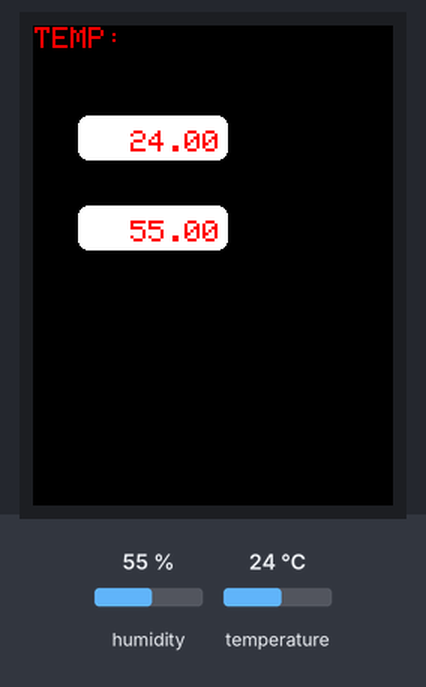
A sketch run on a simulated Arduino Uno, built with avr-gcc and run on an emulated ATmega328P. On the bench: 240×320 colour display. The inputs (shaded band) are chosen by the test bench; at power-on: humidity 55 %, temperature 24 °C. What the sketch prints to the serial monitor is not drawn.

Above: at 1.4 s.
1.5 s: humidity set to 22 %
At 4.1 s:
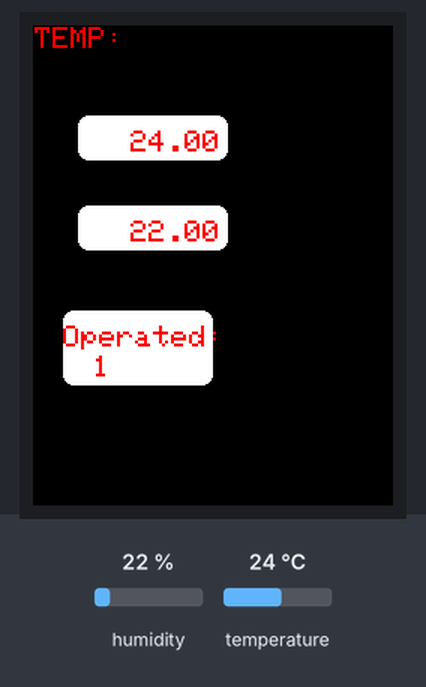
7.8 s: temperature set to 12 °C
At 10.6 s:
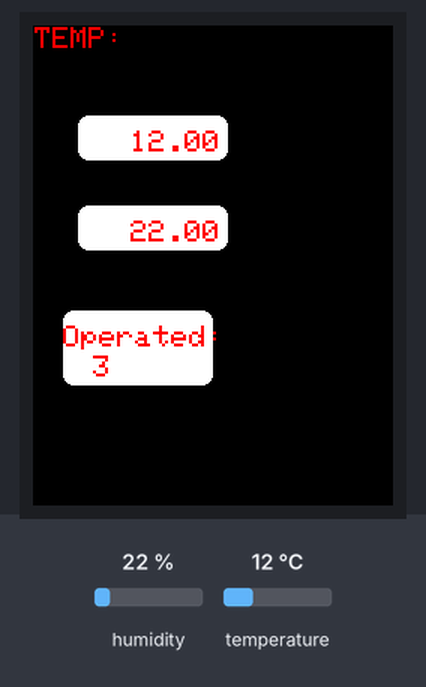
13.9 s: humidity set to 40 %
At 15.9 s:
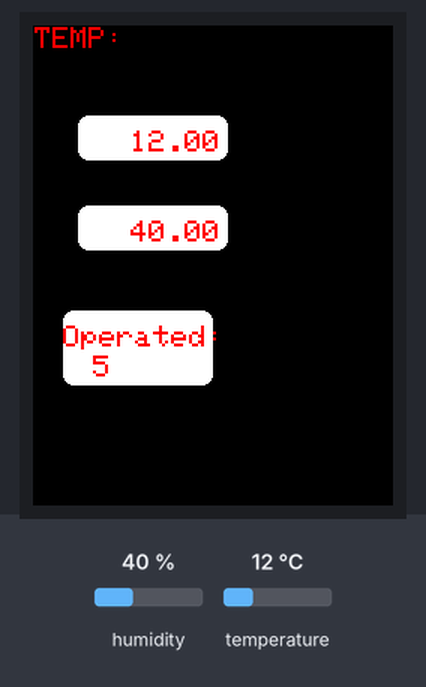
20.0 s: temperature set to 19 °C
At 22.3 s:
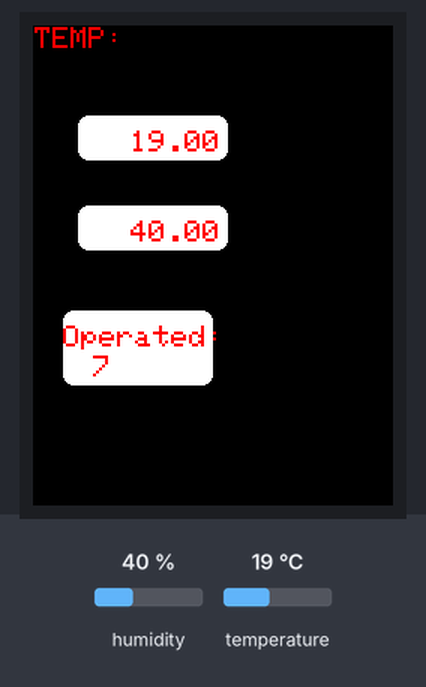
Timing chart, 0 to 23.8 s (numbered marks = the images above; inputs shaded):
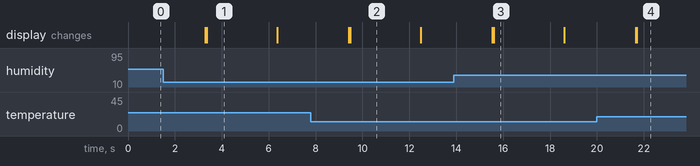

The sketch:

ok_temperature_tft_UNO.ino
```cpp
/*
20230913 1211: AHT10 + TFT works fine

*/
#include <Wire.h>
#include <AHTxx.h>
#include <Adafruit_GFX.h>
#include <Adafruit_TFTLCD.h>

#define LCD_CS A3
#define LCD_CD A2
#define LCD_WR A1
#define LCD_RD A0
#define LCD_RESET 10

#define BLACK 0x0000
#define BLUE 0x001F
#define RED 0xF800
#define GREEN 0x07E0
#define CYAN 0x07FF
#define MAGENTA 0xF81F
#define YELLOW 0xFFE0
#define WHITE 0xFFFF
#define ORANGE 0xFD20
#define GREENYELLOW 0xAFE5
#define NAVY 0x000F
#define DARKGREEN 0x03E0
#define DARKCYAN 0x03EF
#define MAROON 0x7800
#define PURPLE 0x780F
#define OLIVE 0x7BE0
#define LIGHTGREY 0xC618
#define DARKGREY 0x7BEF
#define mycolor 0xFB86

Adafruit_TFTLCD tft(LCD_CS, LCD_CD, LCD_WR, LCD_RD, LCD_RESET);
AHTxx aht10(AHTXX_ADDRESS_X38, AHT1x_SENSOR);
int number = 0;
/*For optional runttime second use*/
unsigned long previousMillis = 0; // Stores the previous millis() value
unsigned long interval = 1000;    // Interval in milliseconds (1 second)
int count = 0;


void setup() {

  Serial.begin(9600);
  Serial.println(F("TFT LCD test"));
  if (!aht10.begin()) {
    Serial.println("Could not find AHT10 sensor!");
    while (1);
  }
#ifdef USE_ADAFRUIT_SHIELD_PINOUT
  Serial.println(F("Using Adafruit 2.4\" TFT Arduino Shield Pinout"));
#else
  Serial.println(F("Using Adafruit 2.4\" TFT Breakout Board Pinout"));
#endif
  Serial.print("TFT size is ");
  Serial.print(tft.width());
  Serial.print("x");
  Serial.println(tft.height());

  tft.reset();

  uint16_t identifier = tft.readID();

  tft.begin(identifier);


  tft.fillScreen(BLACK);
    tft.setCursor(1,1);
    tft.setTextColor(RED);
    tft.setTextSize(2);
    tft.println("TEMP:");


}
void loop() {
  tft.fillRoundRect(30, 60, 100, 30, 7, WHITE);
  //tft.fillRect(30, 60, 100, 30, WHITE);
  tft.setCursor(65, 70);
  tft.println(aht10.readTemperature());


  tft.fillRoundRect(30, 120, 100, 30, 7, WHITE);
  tft.setCursor(65,130 );
  tft.println(aht10.readHumidity());
  delay(3000);


unsigned long currentMillis = millis();
if (currentMillis - previousMillis >= interval) {
  count++;
  tft.fillRoundRect(20,190,100,50,7,WHITE);
  tft.setCursor(20, 200);
  tft.println("Operated:");  //runtime
  tft.setCursor(40, 220);
  tft.println(count);
}
    /*tft.setCursor(1,70);
    tft.setTextColor(RED);
    tft.setTextSize(2);
    double tmp = aht10.readTemperature();
   tft.println(tmp);
  delay(2000);*/

}
```
